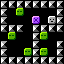

This is a level from a 2D game, rendered from its Tiled map with the project's own tilesets. A one-line summary and the complete map file follow:
An orthogonal 8x8 tile map with 8x8 px tiles, 1 tile layer (base).

<map version="1.5" tiledversion="1.7.0" orientation="orthogonal" renderorder="right-down" width="8" height="8" tilewidth="8" tileheight="8" infinite="0" nextlayerid="2" nextobjectid="1">
 <tileset firstgid="1" source="../../dev/editor_tiles.tsx" />
 <layer id="1" name="base" width="8" height="8">
  <data encoding="csv">
1,1,1,1,1,1,1,1,
1,0,3,0,0,0,0,1,
1,0,0,0,4,0,2,1,
1,1,1,0,1,1,1,1,
0,3,0,0,1,3,0,0,
1,0,0,0,1,0,0,1,
1,0,0,3,1,3,0,1,
1,1,1,1,1,1,1,1
</data>
 </layer>
</map>
